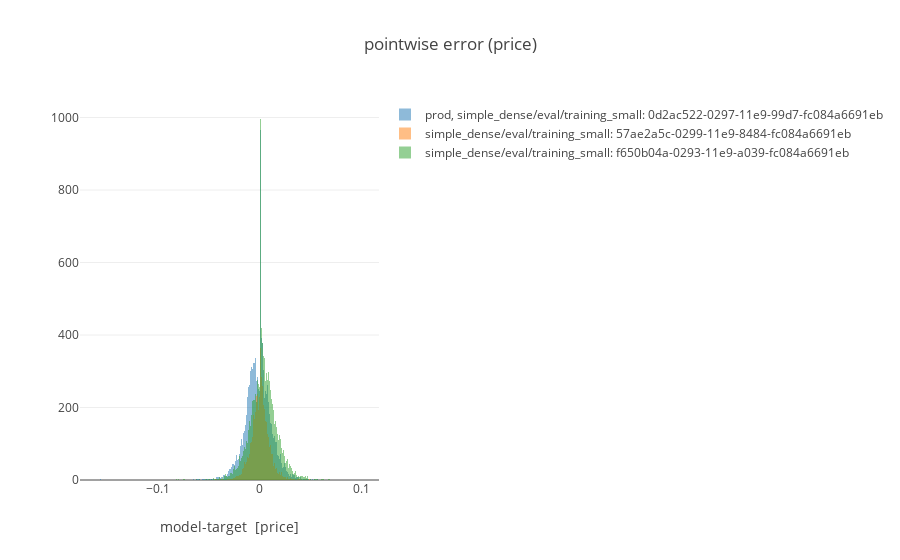

The cell this chart's notebook holds for it:
### Code cell
#?plot.histogram_model_error
plot.histogram_model_error(ml_repo, {ml_repo.models.simple_dense.model(): (FIRST_VERSION, LAST_VERSION)},ml_repo.training_data.training_small())

### Figure 1 — Plotly figure (JSON) as saved in the notebook; plotly's stock layout.template omitted (floating-point values rounded to 4 significant figures; data arrays with more than 128 entries replaced by an {"elided": "..."} marker saying what was removed)
{"data": [{"name": "prod, simple_dense/eval/training_small: 0d2ac522-0297-11e9-99d7-fc084a6691eb", "opacity": 0.5, "text": "training_small:last<br>simple_dense/model:0a8bb8c8-0297-11e9-a0aa-fc084a6691eb<br>", "type": "histogram", "x": {"elided": "10000 float values"}}, {"name": "simple_dense/eval/training_small: 57ae2a5c-0299-11e9-8484-fc084a6691eb", "opacity": 0.5, "text": "training_small:last<br>simple_dense/model:51baedfe-0299-11e9-a45a-fc084a6691eb<br>", "type": "histogram", "x": {"elided": "10000 float values"}}, {"name": "simple_dense/eval/training_small: f650b04a-0293-11e9-a039-fc084a6691eb", "opacity": 0.5, "text": "training_small:last<br>simple_dense/model:f10688a2-0293-11e9-9efd-fc084a6691eb<br>", "type": "histogram", "x": {"elided": "10000 float values"}}], "layout": {"barmode": "overlay", "title": "pointwise error (price)", "xaxis": {"title": "model-target  [price]"}}}
